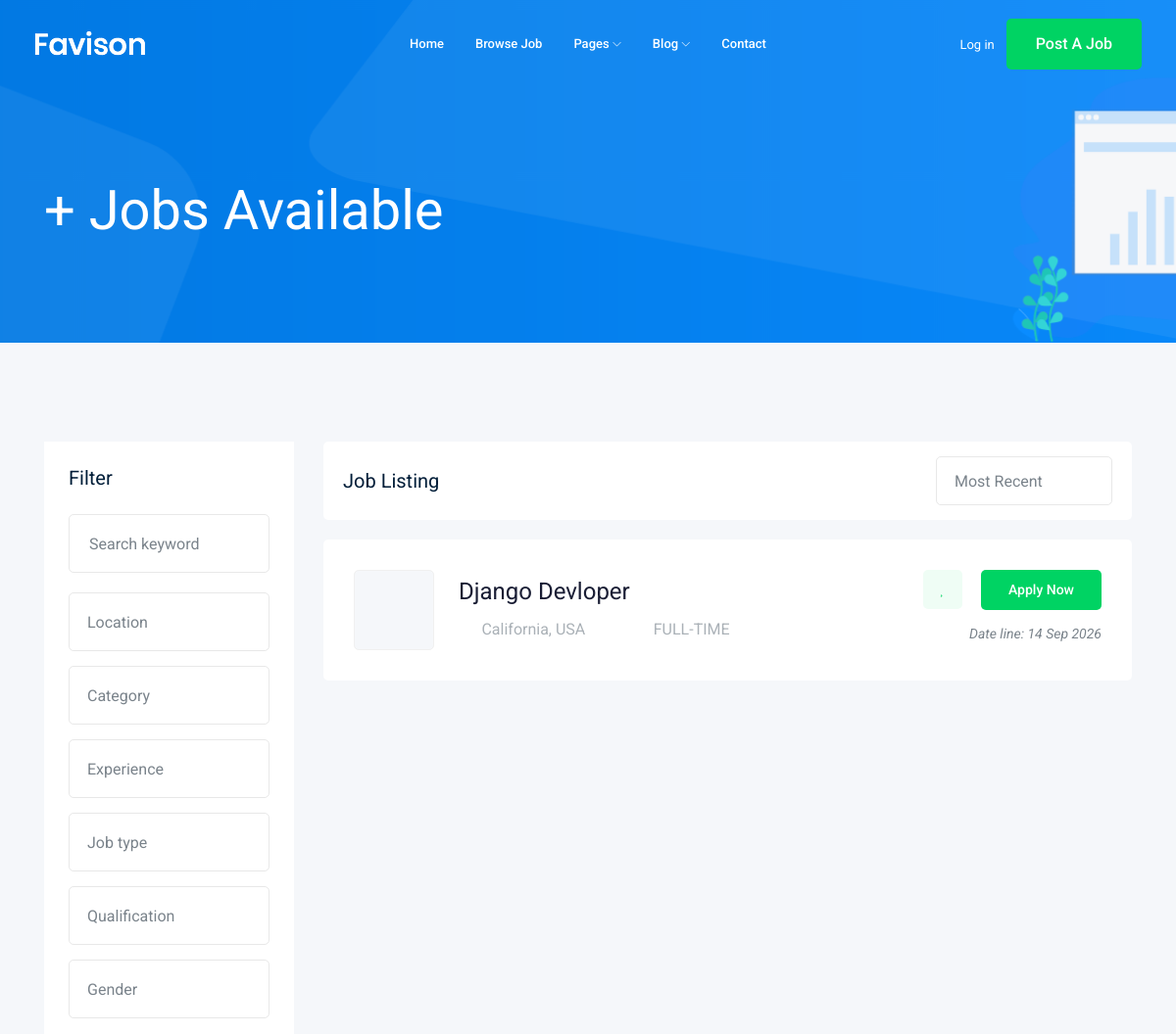
Before: /job/?page=2 (upper part) with the older database file.
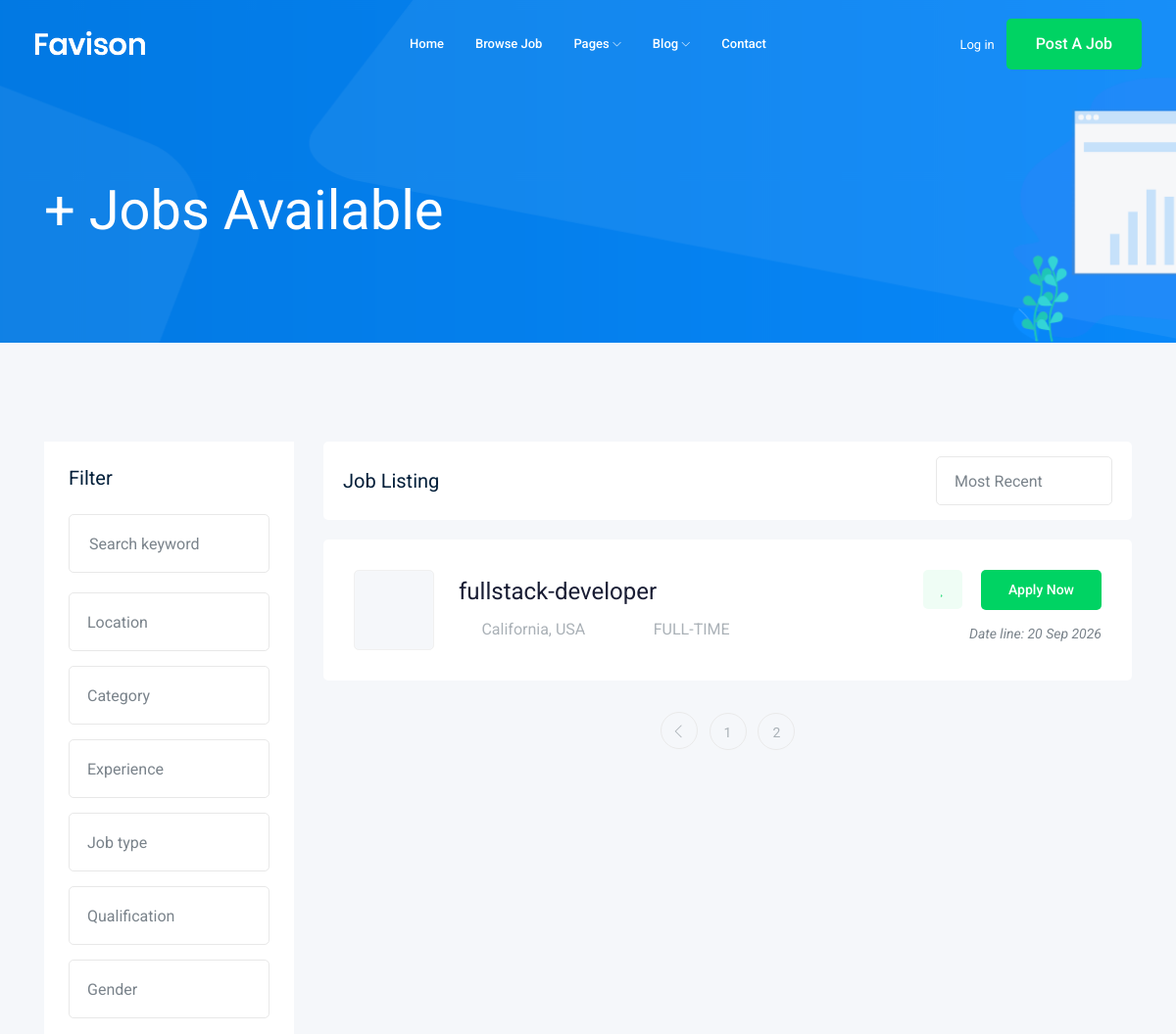
After: the same page with the newer database file.
### job/models.py (models this page shows, shortened)
class Job(models.Model): # create table
    title = models.CharField(max_length=100) #column text
    job_type = models.CharField(max_length=100 ,choices= Job_Type)
    description =models.TextField(max_length=1000)
    published_at =models.DateTimeField(auto_now=True)
    vacancy= models.IntegerField(default=1)
    salary= models.IntegerField(default= 0)
    experience = models.IntegerField(default=1)
    category = models.ForeignKey('Category', on_delete=models.CASCADE, null=True, blank=True)
    image = models.ImageField(upload_to=image_upload)
    slug = models.SlugField(blank=True, null=True)

### job/views.py (the view)
# urls.py: path('', views.job_list, name='job_list'),
def job_list(request):
    job_list = Job.objects.all()
    paginator = Paginator(job_list,1)
    page_number = request.GET.get('page')
    page_obj = paginator.get_page(page_number)
    context ={'Jobs' : page_obj}
    return render(request,'Job/job_list.html', context=context)

### job/templates/Job/job_list.html (shortened to what this page needs)
{% extends 'base.html'%}
{% block body %}
    <div class="bradcam_area bradcam_bg_1">
        <div class="container">
            <div class="row">
                <div class="col-xl-12">
                    <div class="bradcam_text">
                        <h3>{{Jobs.count}}+ Jobs Available</h3>
                    </div>
                </div>
            </div>
        </div>
    </div>
    <div class="job_listing_area plus_padding">
        <div class="container">
            <div class="row">
                <div class="col-lg-3">
                    <div class="job_filter white-bg">
                        <div class="form_inner white-bg">
                            <h3>Filter</h3>
                            <form action="#">
                                <div class="row">
                                    <div class="col-lg-12">
                                        <div class="single_field">
                                            <input type="text" placeholder="Search keyword">
                                        </div>
                                    </div>
                                    <div class="col-lg-12">
                                    </div>
                                    <div class="col-lg-12">
                                    </div>
                                    <div class="col-lg-12">
                                    </div>
                                    <div class="col-lg-12">
                                    </div>
                                    <div class="col-lg-12">
                                    </div>
                                    <div class="col-lg-12">
                                    </div>
                                </div>
                            </form>
                        </div>
                    </div>
                </div>
                <div class="col-lg-9">
                    <div class="recent_joblist_wrap">
                        <div class="recent_joblist white-bg ">
                            <div class="row align-items-center">
                                <div class="col-md-6">
                                    <h4>Job Listing</h4>
                                </div>
                                <div class="col-md-6">
                                    <div class="serch_cat d-flex justify-content-end">
                                    </div>
                                </div>
                            </div>
                        </div>
                    </div>
                    <div class="job_lists m-0">
                        <div class="row">
                            {% for job in Jobs %}
                            <div class="col-lg-12 col-md-12">
                                <div class="single_jobs white-bg d-flex justify-content-between">
                                    <div class="jobs_left d-flex align-items-center">
                                        <div class="thumb">
                                        </div>
                                        <div class="jobs_conetent">
                                            <a href="{% url 'jobs:job_details' job.slug %}"><h4>{{ job.title }}</h4></a>
                                            <div class="links_locat d-flex align-items-center">
                                                <div class="location">
                                                    <p> <i class="fa fa-map-marker"></i> California, USA</p>
                                                </div>
                                                <div class="location">
                                                    <p> <i class="fa fa-clock-o"></i>{{ job.job_type }}</p>
                                                </div>
                                            </div>
                                        </div>
                                    </div>
                                    <div class="jobs_right">
                                        <div class="apply_now">
                                            <a class="heart_mark" href="#"> <i class="fa fa-heart"></i> </a>
                                            <a href="job_details.html" class="boxed-btn3">Apply Now</a>
                                        </div>
                                        <div class="date">
                                            <p>Date line: {{ job.published_at|date:'d M o' }}</p>
                                        </div>
                                    </div>
                                </div>
                            </div>
                            {% endfor %}
                        </div>
                        {% if Jobs.has_other_pages %}
                            <div class="row">
                                <div class="col-lg-12">
                                    <div class="pagination_wrap">
                                        <ul>
                                            {% if Jobs.has_previous %}
                                                <li><a href="?page={{Jobs.previous_page_number}}"> <i class="ti-angle-left"></i> </a></li>
                                            {% endif %}
                                            {% for i in Jobs.paginator.page_range %}
                                            <li><a href="?page={{i}}"><span>{{i}}</span></a></li>
                                            {% endfor %}
                                        </ul>
                                    </div>
                                </div>
                            </div>
                        {% endif %}
                    </div>
                </div>
            </div>
        </div>
    </div>
{% endblock body %}

### templates/base.html (shortened to what this page needs)
{% load static %}
<!doctype html>
<html class="no-js" lang="zxx">
<head>
    <link rel="stylesheet" href="{% static 'css/bootstrap.min.css' %}">
    <link rel="stylesheet" href="{% static 'css/owl.carousel.min.css' %}">
    <link rel="stylesheet" href="{% static 'css/magnific-popup.css' %}">
    <link rel="stylesheet" href="{% static 'css/font-awesome.min.css' %}">
    <link rel="stylesheet" href="{% static 'css/themify-icons.css' %}">
    <link rel="stylesheet" href="{% static 'css/nice-select.css' %}">
    <link rel="stylesheet" href="{% static 'css/flaticon.css' %}">
    <link rel="stylesheet" href="{% static 'css/gijgo.css' %}">
    <link rel="stylesheet" href="{% static 'css/animate.min.css' %}">
    <link rel="stylesheet" href="{% static 'css/slicknav.css' %}">
    <link rel="stylesheet" href="{% static 'css/style.css' %}">
</head>
<body>
    <header>
        <div class="header-area ">
            <div id="sticky-header" class="main-header-area">
                <div class="container-fluid ">
                    <div class="header_bottom_border">
                        <div class="row align-items-center">
                            <div class="col-xl-3 col-lg-2">
                                <div class="logo">
                                    <a href="index.html">
                                        <img src="img/logo.png" alt="">
                                    </a>
                                </div>
                            </div>
                            <div class="col-xl-6 col-lg-7">
                                <div class="main-menu  d-none d-lg-block">
                                    <nav>
                                        <ul id="navigation">
                                            <li><a href="index.html">home</a></li>
                                            <li><a href="jobs.html">Browse Job</a></li>
                                            <li><a href="#">pages <i class="ti-angle-down"></i></a>
                                            </li>
                                            <li><a href="#">blog <i class="ti-angle-down"></i></a>
                                            </li>
                                            <li><a href="contact.html">Contact</a></li>
                                        </ul>
                                    </nav>
                                </div>
                            </div>
                            <div class="col-xl-3 col-lg-3 d-none d-lg-block">
                                <div class="Appointment">
                                    <div class="phone_num d-none d-xl-block">
                                        <a href="#">Log in</a>
                                    </div>
                                    <div class="d-none d-lg-block">
                                        <a class="boxed-btn3" href="#">Post a Job</a>
                                    </div>
                                </div>
                            </div>
                            <div class="col-12">
                            </div>
                        </div>
                    </div>
                </div>
            </div>
        </div>
    </header>
{% block body%}
{% endblock body%}
</body>
</html>

Changed rows visible on the page:
no longer on this page (row edited): Job: title "Django Devloper", job_type "FULL-TIME", published_at "14 Sep 2026"
added Job: title "fullstack-developer", job_type "FULL-TIME", published_at "20 Sep 2026"
Other visible differences:
new list line: "1"
new list line: "2"
